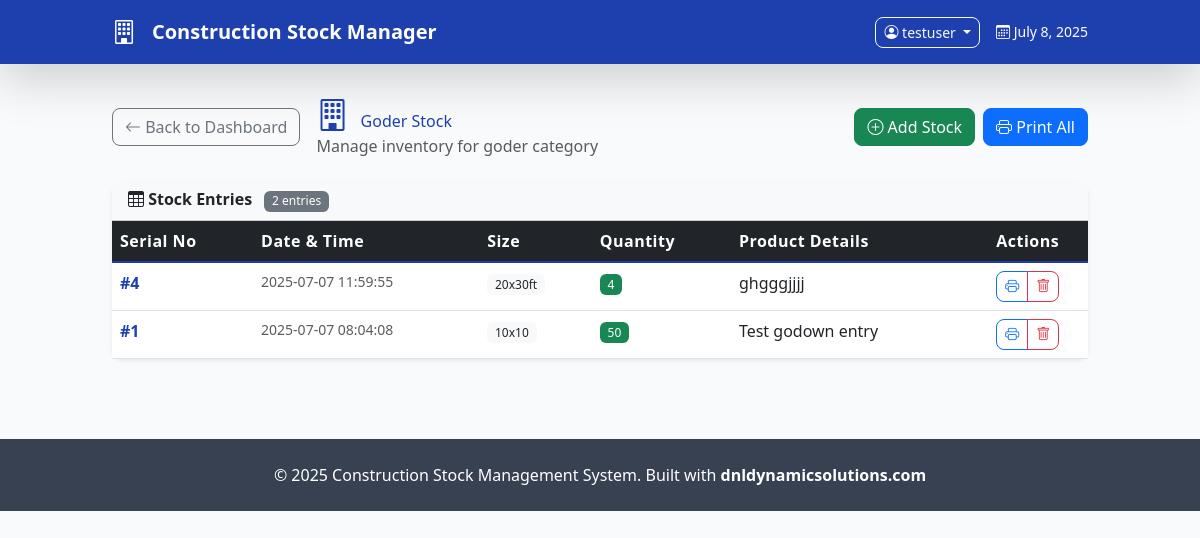
/category/goder (signed in), run on the app's committed database.
### models.py (models this page shows, shortened)
class User(UserMixin, db.Model):
    __tablename__ = 'users'
    id = db.Column(db.Integer, primary_key=True)
    username = db.Column(db.String(80), unique=True, nullable=False)
    email = db.Column(db.String(120), unique=True, nullable=False)
    password_hash = db.Column(db.String(256), nullable=False)
    created_at = db.Column(db.DateTime, default=datetime.utcnow)

class StockEntry(db.Model):
    __tablename__ = 'stock_entries'
    CATEGORY_CHOICES = [
        ('goder', 'Goder'),
        ('double_tt', 'Double TT'),
        ('slop', 'Slop'),
        ('column', 'Column'),
        ('phhty', 'Phhty'),
        ('others', 'Others'),
    ]
    serial_no = db.Column(db.Integer, primary_key=True, autoincrement=True)
    category = db.Column(db.String(20), nullable=False)
    size = db.Column(db.String(100), nullable=False)
    quantity = db.Column(db.Integer, nullable=False)
    product_details = db.Column(db.Text, nullable=True)
    timestamp = db.Column(db.DateTime, default=datetime.utcnow)

### routes.py (the view)
@app.route('/category/<category_name>')
@login_required
def category_view(category_name):
    if category_name not in CATEGORIES:
        flash('Invalid category', 'error')
        return redirect(url_for('index'))
    entries = StockEntry.query.filter_by(category=category_name).order_by(StockEntry.timestamp.desc()).all()
    category_info = CATEGORIES[category_name]
    return render_template('category.html',
                         entries=entries,
                         category=category_name,
                         category_info=category_info)

### app.py (called while the page is built)
@login_manager.user_loader
def load_user(user_id):
    from models import User
    return User.query.get(int(user_id))

### routes.py (called while the page is built)
@app.template_filter('format_datetime')
def format_datetime(value):
    if value:
        return value.strftime('%Y-%m-%d %H:%M:%S')
    return ''

### templates/category.html (shortened to what this page needs)
{% extends "base.html" %}
{% block content %}
<div class="d-flex justify-content-between align-items-center mb-4">
    <div class="d-flex align-items-center">
        <a href="{{ url_for('index') }}" class="btn btn-outline-secondary me-3">
            <i class="bi bi-arrow-left"></i>
            Back to Dashboard
        </a>
        <div>
            <h1 class="text-construction-blue mb-0">
                <i class="{{ category_info.icon }} me-2" style="font-size: 2rem;"></i>
                {{ category_info.name }} Stock
            </h1>
            <p class="text-muted mb-0">Manage inventory for {{ category_info.name.lower() }} category</p>
        </div>
    </div>
    <div class="d-flex gap-2">
        <button class="btn btn-success" data-bs-toggle="modal" data-bs-target="#addStockModal">
            <i class="bi bi-plus-circle"></i>
            Add Stock
        </button>
        <a href="{{ url_for('print_category', category_name=category) }}"
           class="btn btn-primary" target="_blank">
            <i class="bi bi-printer"></i>
            Print All
        </a>
    </div>
</div>
<div class="card shadow-sm border-0">
    <div class="card-header bg-light">
        <h5 class="card-title mb-0">
            <i class="bi bi-table"></i>
            Stock Entries
            <span class="badge bg-secondary ms-2">{{ entries|length }} entries</span>
        </h5>
    </div>
    <div class="card-body p-0">
        {% if entries %}
        <div class="table-responsive">
            <table class="table table-hover mb-0">
                <thead class="table-dark">
                    <tr>
                        <th>Serial No</th>
                        <th>Date & Time</th>
                        <th>Size</th>
                        <th>Quantity</th>
                        <th>Product Details</th>
                        <th class="text-center">Actions</th>
                    </tr>
                </thead>
                <tbody>
                    {% for entry in entries %}
                    <tr>
                        <td>
                            <strong class="text-construction-blue">#{{ entry.serial_no }}</strong>
                        </td>
                        <td>
                            <div class="text-muted small">{{ entry.timestamp|format_datetime }}</div>
                        </td>
                        <td>
                            <span class="badge bg-light text-dark">{{ entry.size }}</span>
                        </td>
                        <td>
                            <span class="badge bg-success">{{ entry.quantity }}</span>
                        </td>
                        <td>
                            <div class="text-truncate" style="max-width: 200px;" title="{{ entry.product_details }}">
                                {{ entry.product_details if entry.product_details else '-' }}
                            </div>
                        </td>
                        <td class="text-center">
                            <div class="btn-group" role="group">
                                <a href="{{ url_for('print_entry', serial_no=entry.serial_no) }}"
                                   class="btn btn-sm btn-outline-primary" target="_blank" title="Print Entry">
                                    <i class="bi bi-printer"></i>
                                </a>
                                <button class="btn btn-sm btn-outline-danger"
                                        onclick="confirmDelete({{ entry.serial_no }})" title="Delete Entry">
                                    <i class="bi bi-trash"></i>
                                </button>
                            </div>
                        </td>
                    </tr>
                    {% endfor %}
                </tbody>
            </table>
        </div>
        {% endif %}
    </div>
</div>
{% endblock %}

### templates/base.html (shortened to what this page needs)
<!DOCTYPE html>
<html lang="en">
<head>
    <link href="https://cdn.jsdelivr.net/npm/bootstrap@5.3.0/dist/css/bootstrap.min.css" rel="stylesheet">
    <script src="https://cdn.tailwindcss.com"></script>
    <link rel="stylesheet" href="https://cdn.jsdelivr.net/npm/bootstrap-icons@1.11.0/font/bootstrap-icons.css">
    <link rel="stylesheet" href="{{ url_for('static', filename='css/style.css') }}">
</head>
<body class="bg-gray-50">
    <nav class="bg-construction-blue text-white shadow-lg">
        <div class="container mx-auto px-4">
            <div class="flex items-center justify-between h-16">
                <div class="flex items-center space-x-4">
                    <i class="bi bi-building text-2xl"></i>
                    <a href="{{ url_for('index') }}" class="text-xl font-bold hover:text-blue-200 transition-colors">
                        Construction Stock Manager
                    </a>
                </div>
                <div class="flex items-center space-x-4">
                    {% if current_user.is_authenticated %}
                    <div class="dropdown">
                        <button class="btn btn-outline-light btn-sm dropdown-toggle" type="button" data-bs-toggle="dropdown">
                            <i class="bi bi-person-circle"></i>
                            {{ current_user.username }}
                        </button>
                    </div>
                    {% endif %}
                    <span class="text-sm">
                        <i class="bi bi-calendar3"></i>
                        <span id="currentDate"></span>
                    </span>
                </div>
            </div>
        </div>
    </nav>
    <main class="container mx-auto px-4 py-8">
        {% block content %}{% endblock %}
    </main>
    <footer class="bg-construction-gray text-white py-6 mt-12">
        <div class="container mx-auto px-4 text-center">
            <p>&copy; 2025 Construction Stock Management System. Built with <strong>dnldynamicsolutions.com</strong></p>
        </div>
    </footer>
</body>
</html>

### static/css/style.css (style rules this page uses)
body { font-family: 'Segoe UI', Tahoma, Geneva, Verdana, sans-serif; background-color: #f8fafc; }
.table thead th { border-bottom: 2px solid #1e40af; font-weight: 600; letter-spacing: 0.5px; }
.btn { border-radius: 8px; font-weight: 500; transition: all 0.3s ease; }
.card { border-radius: 12px; transition: all 0.3s ease; }
.card-header { border-radius: 12px 12px 0 0; font-weight: 600; }
.badge { font-size: 0.75rem; font-weight: 500; }
.fade-in { animation: fadeIn 0.5s ease-out; }
.text-construction-blue { color: #1e40af !important; }
.bg-construction-blue { background-color: #1e40af !important; }
.bg-construction-gray { background-color: #374151 !important; }

### data on the page
User: username "testuser"
StockEntry: serial_no "4", timestamp "2025-07-07 11:59:55", size "20x30ft", quantity "4", product_details "ghgggjjjj"
StockEntry: serial_no "1", timestamp "2025-07-07 08:04:08", size "10x10", quantity "50", product_details "Test godown entry"

### other printed values
{{ category_info.name }} "Goder"
{{ category_info.name.lower() }} "goder"
{{ entries|length }} "2"
